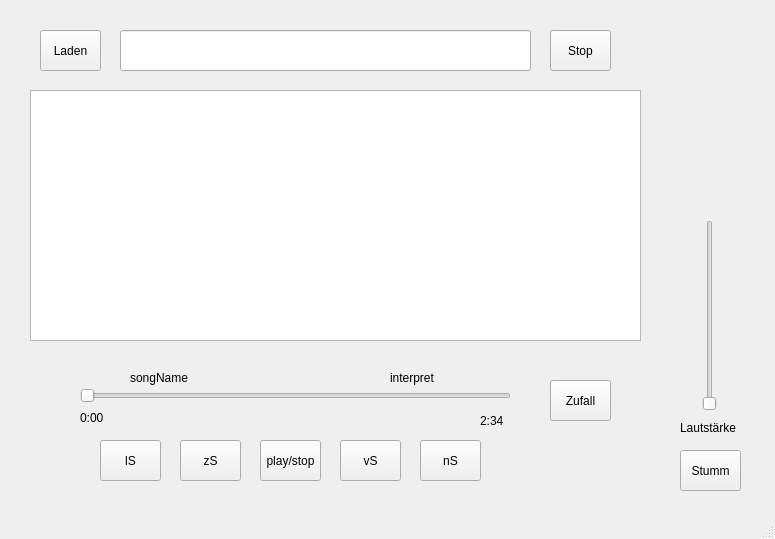
<?xml version="1.0" encoding="UTF-8"?>
<ui version="4.0">
 <class>MainWindow</class>
 <widget class="QMainWindow" name="MainWindow">
  <property name="geometry">
   <rect>
    <x>0</x>
    <y>0</y>
    <width>775</width>
    <height>539</height>
   </rect>
  </property>
  <property name="windowTitle">
   <string>MP3 - Player</string>
  </property>
  <widget class="QWidget" name="centralwidget">
   <widget class="QTableView" name="tableView">
    <property name="geometry">
     <rect>
      <x>30</x>
      <y>90</y>
      <width>611</width>
      <height>251</height>
     </rect>
    </property>
   </widget>
   <widget class="QLineEdit" name="songSearchLineEdit">
    <property name="geometry">
     <rect>
      <x>120</x>
      <y>30</y>
      <width>411</width>
      <height>41</height>
     </rect>
    </property>
   </widget>
   <widget class="QSlider" name="songSlider">
    <property name="geometry">
     <rect>
      <x>80</x>
      <y>380</y>
      <width>431</width>
      <height>31</height>
     </rect>
    </property>
    <property name="orientation">
     <enum>Qt::Horizontal</enum>
    </property>
   </widget>
   <widget class="QToolButton" name="fastForwardButton">
    <property name="geometry">
     <rect>
      <x>340</x>
      <y>440</y>
      <width>61</width>
      <height>41</height>
     </rect>
    </property>
    <property name="text">
     <string>vS</string>
    </property>
   </widget>
   <widget class="QToolButton" name="rewindButton">
    <property name="geometry">
     <rect>
      <x>180</x>
      <y>440</y>
      <width>61</width>
      <height>41</height>
     </rect>
    </property>
    <property name="text">
     <string>zS</string>
    </property>
   </widget>
   <widget class="QToolButton" name="nextSongButton">
    <property name="geometry">
     <rect>
      <x>420</x>
      <y>440</y>
      <width>61</width>
      <height>41</height>
     </rect>
    </property>
    <property name="text">
     <string>nS</string>
    </property>
   </widget>
   <widget class="QToolButton" name="lastSongButton">
    <property name="geometry">
     <rect>
      <x>100</x>
      <y>440</y>
      <width>61</width>
      <height>41</height>
     </rect>
    </property>
    <property name="text">
     <string>lS</string>
    </property>
   </widget>
   <widget class="QToolButton" name="playStopButton">
    <property name="geometry">
     <rect>
      <x>260</x>
      <y>440</y>
      <width>61</width>
      <height>41</height>
     </rect>
    </property>
    <property name="text">
     <string>play/stop</string>
    </property>
   </widget>
   <widget class="QLabel" name="currentTimeLabel">
    <property name="geometry">
     <rect>
      <x>80</x>
      <y>410</y>
      <width>58</width>
      <height>15</height>
     </rect>
    </property>
    <property name="text">
     <string>0:00</string>
    </property>
   </widget>
   <widget class="QLabel" name="currentTimeLabel_2">
    <property name="geometry">
     <rect>
      <x>480</x>
      <y>410</y>
      <width>31</width>
      <height>21</height>
     </rect>
    </property>
    <property name="text">
     <string>2:34</string>
    </property>
   </widget>
   <widget class="QLabel" name="songNameLabel">
    <property name="geometry">
     <rect>
      <x>130</x>
      <y>370</y>
      <width>71</width>
      <height>16</height>
     </rect>
    </property>
    <property name="text">
     <string>songName</string>
    </property>
   </widget>
   <widget class="QLabel" name="interpretLabel">
    <property name="geometry">
     <rect>
      <x>390</x>
      <y>370</y>
      <width>71</width>
      <height>16</height>
     </rect>
    </property>
    <property name="text">
     <string>interpret</string>
    </property>
   </widget>
   <widget class="QToolButton" name="stopButton">
    <property name="geometry">
     <rect>
      <x>550</x>
      <y>30</y>
      <width>61</width>
      <height>41</height>
     </rect>
    </property>
    <property name="text">
     <string>Stop</string>
    </property>
   </widget>
   <widget class="QSlider" name="soundVolumeSlider">
    <property name="geometry">
     <rect>
      <x>700</x>
      <y>220</y>
      <width>20</width>
      <height>191</height>
     </rect>
    </property>
    <property name="orientation">
     <enum>Qt::Vertical</enum>
    </property>
   </widget>
   <widget class="QLabel" name="volumeLabel">
    <property name="geometry">
     <rect>
      <x>680</x>
      <y>420</y>
      <width>81</width>
      <height>16</height>
     </rect>
    </property>
    <property name="text">
     <string>Lautstärke</string>
    </property>
   </widget>
   <widget class="QToolButton" name="randomSongButton">
    <property name="geometry">
     <rect>
      <x>550</x>
      <y>380</y>
      <width>61</width>
      <height>41</height>
     </rect>
    </property>
    <property name="text">
     <string>Zufall</string>
    </property>
   </widget>
   <widget class="QToolButton" name="muteButton">
    <property name="geometry">
     <rect>
      <x>680</x>
      <y>450</y>
      <width>61</width>
      <height>41</height>
     </rect>
    </property>
    <property name="text">
     <string>Stumm</string>
    </property>
   </widget>
   <widget class="QToolButton" name="loadPlayListButton">
    <property name="geometry">
     <rect>
      <x>40</x>
      <y>30</y>
      <width>61</width>
      <height>41</height>
     </rect>
    </property>
    <property name="text">
     <string>Laden</string>
    </property>
   </widget>
  </widget>
  <widget class="QMenuBar" name="menubar">
   <property name="geometry">
    <rect>
     <x>0</x>
     <y>0</y>
     <width>775</width>
     <height>20</height>
    </rect>
   </property>
  </widget>
  <widget class="QStatusBar" name="statusbar"/>
 </widget>
 <resources/>
 <connections/>
</ui>
